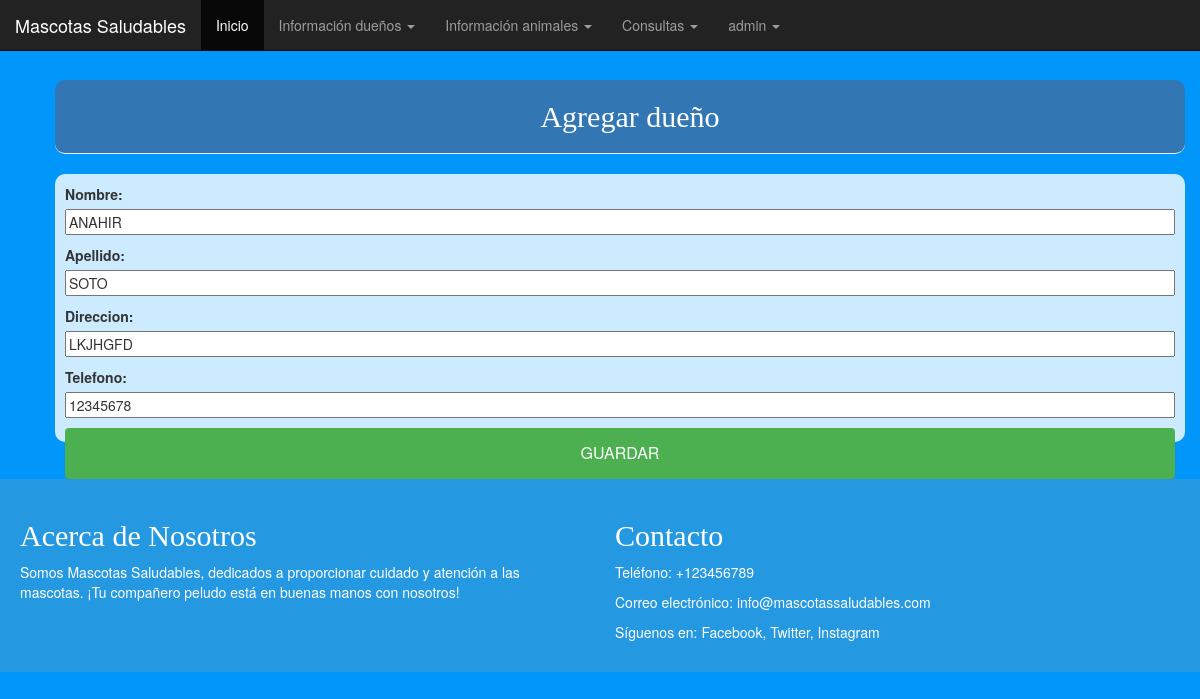
The app's page /persona/persona/14/edit/ (signed in) with its own data.
### persona/models.py (models this page shows, shortened)
class Persona(models.Model):
    nombre = models.CharField(max_length=50)
    apellido = models.CharField(max_length=50)
    telefono = models.CharField(max_length=50)
    direccion = models.CharField(max_length=50)
    estado = models.BooleanField(default=True)

### persona/views.py (the view)
# urls.py: path('persona/<int:pk>/edit/', views.persona_edit, name='persona_edit'),
@login_required
def persona_edit(request, pk):
    persona = get_object_or_404(Persona, pk=pk)
    if request.method == "POST":
        form = PersonaForm(request.POST, instance=persona)
        if form.is_valid():
            persona = form.save(commit = False)
            persona.save()
            return redirect('lista_personas')
    else:
        form = PersonaForm(instance=persona)
        return render(request, 'persona/persona_new.html',{'form':form})

### persona/forms.py
class PersonaForm(forms.ModelForm):
    class Meta:
        model = Persona
        fields = ('nombre','apellido','apellido','direccion','telefono',)

### persona/templates/persona/persona_new.html
{% extends 'persona/base.html' %}
{% block content %}
    <h2 class="page-header">Agregar dueño</h2>
    <div class="formulario">
        <form method="POST" class="post-form">{% csrf_token %}
            {{ form.as_p }}
            <button type="submit" class="save btn btn-info block">GUARDAR</button>
        </form>
    </div>
{% endblock %}

### persona/templates/persona/base.html (shortened to what this page needs)
{% load static %}
<html>
<head>
    <link rel="stylesheet" href="https://maxcdn.bootstrapcdn.com/bootstrap/3.4.0/css/bootstrap.min.css">
    <link rel="stylesheet" href="{% static 'css/estilo11.css' %}">
</head>
    <body>
            <nav class="navbar navbar-inverse navbar-fixed-top">
              <div class="container-fluid">
                <div class="navbar-header">
                  <a class="navbar-brand" href="#">Mascotas Saludables</a>
                </div>
                {% if user.is_authenticated %}
                <ul class="nav navbar-nav">
                  <li class="active"><a href="#">Inicio</a></li>
                  <li class="dropdown">
                    <a class="dropdown-toggle" data-toggle="dropdown">Información dueños
                    <span class="caret"></span></a>
                  </li>
                  <li class="dropdown">
                    <a class="dropdown-toggle" data-toggle="dropdown" href="#">Información animales
                    <span class="caret"></span></a>
                  </li>
                  <li class="dropdown">
                      <a class="dropdown-toggle" data-toggle="dropdown" href="#">Consultas
                      <span class="caret"></span></a>
                    </li>
                  <li class="dropdown">
                    <a class="dropdown-toggle" data-toggle="dropdown" href="#">{{ user.username }}
                        <span class="caret"></span></a>
                      </li>
                </ul>
                {% else %}
                <a href="{% url 'login' %}" class="top-menu"><span class="glyphicon glyphicon-lock"></span></a>
                {% endif %}
              </div>
            </nav>
        <br><br><br>
        <div class="container">
          <div class="row justify-content-center">
            <div class="content">
              {% block content %}
              {% endblock %}
            </div>
          </div>
        </div>
        <div class="custom-container">
          <div class="row">
            <div class="col-md-6">
              <h2>Acerca de Nosotros</h2>
              <p>Somos Mascotas Saludables, dedicados a proporcionar cuidado y atención a las mascotas. ¡Tu compañero peludo está en buenas manos con nosotros!</p>
            </div>
            <div class="col-md-6">
              <h2>Contacto</h2>
              <p>Teléfono: +123456789</p>
              <p>Correo electrónico: info@mascotassaludables.com</p>
              <p>Síguenos en:
                <a href="#">Facebook</a>,
                <a href="#">Twitter</a>,
                <a href="#">Instagram</a>
              </p>
            </div>
          </div>
        </div>
    </body>
</html>

### persona/static/css/estilo11.css (style rules this page uses)
body { background-color: #0197fa; background-image: url("veterinaria.png"); background-size: 100%; background-position: center center; }
.custom-container { background-color: #3498dbba; padding: 20px; bottom: 0; width: 100%; }
.custom-container h2, .custom-container p, .custom-container a { color: #fff; }
.content { margin-top: 20px; }
.page-header { background-color: #3277B4; margin-top: 0; text-align: center; color: white; border-radius: 10px; padding: 20px 20px 20px 40px; }
.block { display: block; width: 100%; border: none; background-color: #4CAF50; padding: 14px 28px; font-size: 16px; cursor: pointer; text-align: center; }
.content { margin-left: 40px; }
h1, h2, h3, h4 { font-family: 'Lobster', cursive; }
.save { float: right; }
.post-form textarea, .post-form input { width: 100%; }
.formulario { padding: 10px; border: 10px; background-color: #cdebff; border-radius: 10px; }

### records on screen
Persona: nombre "ANAHIR", apellido "SOTO", direccion "LKJHGFD", telefono "12345678"

### other values on screen
{{ user.username }} "admin"
